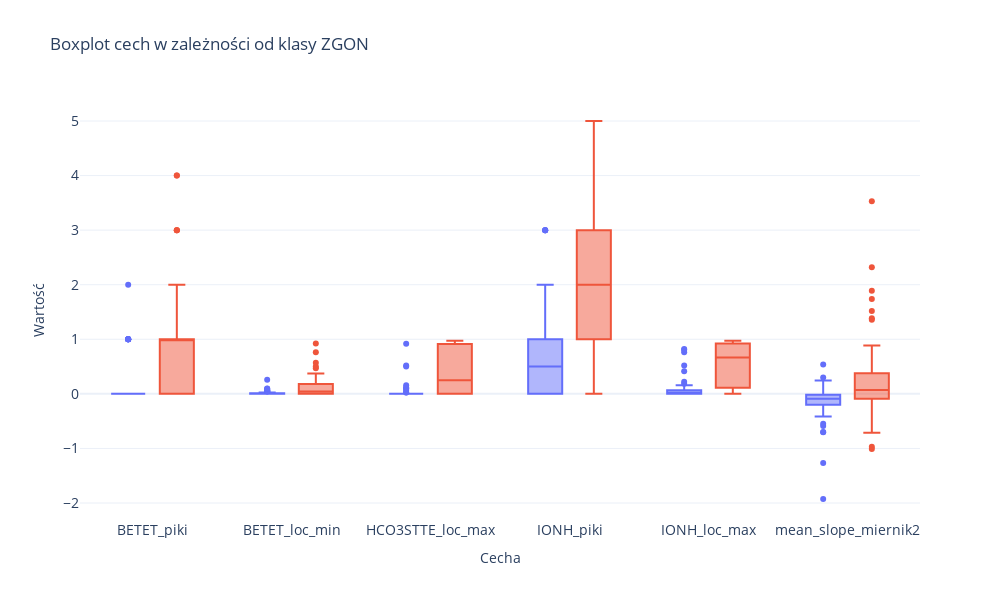

This figure's notebook cell:
### Code cell
# cols = names[rfecv.support_]
# cols=[0, 1, 2, 3, 4, 5]
cols=feature_names_skr
my_blue="#0064B2"
my_red="#D61600"
fig = go.Figure()

# for col in data_6_vars[cols]:  # Iteracja po wszystkich kolumnach oprócz ZGON
#     for zgon in data_6_vars['ZGON'].unique():
#         subset = data_6_vars[data_6_vars['ZGON'] == zgon]
#         side = "negative" if zgon == 0 else "positive"
#         color = my_blue if zgon == 0 else my_red

#         fig.add_trace(go.Violin(y=subset[col], box_visible=True, name=f"{col}",
#                                 side=side, line_color=color, box={'visible': True}, opacity=0.8))


# for col in cols:
#     fig.add_trace(go.Box(y=data_6_vars[col][data_6_vars["ZGON"] == 1], 
#                          name=f"{col}",
#                          marker_color=my_red))
    
#     fig.add_trace(go.Box(y=data_6_vars[col][data_6_vars["ZGON"] == 0], 
#                          name=f"{col}",
#                          marker_color=my_blue))     


# Użycie pd.melt() do przekształcenia ramki danych do długiego formatu
melted_data = pd.melt(data_6_vars, id_vars=["ZGON"], value_vars=cols,
                      var_name="Cecha", value_name="Wartość")

# Tworzenie wykresu boxplot za pomocą Plotly Express
fig = px.box(melted_data, x="Cecha", y="Wartość", color="ZGON",
             title="Boxplot cech w zależności od klasy ZGON",
             labels={"Cecha": "Cecha", "Wartość": "Wartość", "ZGON": "Klasa ZGON"})

# Dostosowanie rozmiaru czcionki osi x i y
fig.update_layout(xaxis=dict(tickfont=dict(size=14)), yaxis=dict(tickfont=dict(size=14)))
fig.update_layout(showlegend=False)
fig.update_layout(height=600, width=1000)
fig.update_layout(template="plotly_white")
fig.show()
# fig.write_image("images1/rozklad_parametrow.png", format="png", scale=3)

### Figure 1 — Plotly figure (JSON) as saved in the notebook; plotly's stock layout.template omitted (floating-point values rounded to 4 significant figures; data arrays with more than 128 entries replaced by an {"elided": "..."} marker saying what was removed)
{"data": [{"alignmentgroup": "True", "hovertemplate": "Klasa ZGON=0.0<br>Cecha=%{x}<br>Wartość=%{y}<extra></extra>", "legendgroup": "0.0", "marker": {"color": "#636efa"}, "name": "0.0", "notched": false, "offsetgroup": "0.0", "orientation": "v", "showlegend": true, "type": "box", "x": {"elided": "312 str values"}, "x0": " ", "xaxis": "x", "y": {"elided": "312 float values"}, "y0": " ", "yaxis": "y"}, {"alignmentgroup": "True", "hovertemplate": "Klasa ZGON=1.0<br>Cecha=%{x}<br>Wartość=%{y}<extra></extra>", "legendgroup": "1.0", "marker": {"color": "#EF553B"}, "name": "1.0", "notched": false, "offsetgroup": "1.0", "orientation": "v", "showlegend": true, "type": "box", "x": {"elided": "330 str values"}, "x0": " ", "xaxis": "x", "y": {"elided": "330 float values"}, "y0": " ", "yaxis": "y"}], "layout": {"boxmode": "group", "height": 600, "legend": {"title": {"text": "Klasa ZGON"}, "tracegroupgap": 0}, "showlegend": false, "title": {"text": "Boxplot cech w zależności od klasy ZGON"}, "width": 1000, "xaxis": {"anchor": "y", "domain": [0, 1], "tickfont": {"size": 14}, "title": {"text": "Cecha"}}, "yaxis": {"anchor": "x", "domain": [0, 1], "tickfont": {"size": 14}, "title": {"text": "Wartość"}}}}
